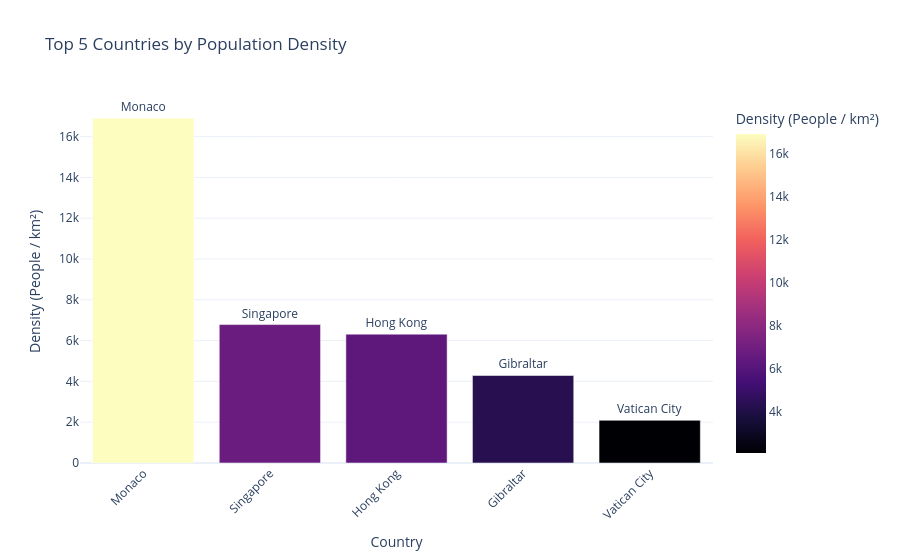

Notebook source saved alongside this figure:
### Code cell
fig = px.bar(
    top_den,
    x='Country',
    y='Population_density',
    text='Capital',
    color='Population_density',
    color_continuous_scale='Magma', # تدرج لوني ممتاز للكثافة
    title='Top 5 Countries by Population Density',
    labels={'Population_density': 'Density (People / km²)', 'Country': 'Country'}
)

fig.update_traces(texttemplate='%{text}', textposition='outside')
fig.update_layout(xaxis_tickangle=-45, template='plotly_white')
fig.show()

### Figure 1 — Plotly figure (JSON) as saved in the notebook; plotly's stock layout.template omitted (floating-point values rounded to 4 significant figures)
{"data": [{"hovertemplate": "Country=%{x}<br>Density (People / km²)=%{marker.color}<br>Capital=%{text}<extra></extra>", "legendgroup": "", "marker": {"color": [16910.0, 6787.0, 6317.0, 4290.0, 2093.0], "coloraxis": "coloraxis", "pattern": {"shape": ""}}, "name": "", "orientation": "v", "showlegend": false, "text": ["Monaco", "Singapore", "Hong Kong", "Gibraltar", "Vatican City"], "textposition": "outside", "texttemplate": "%{text}", "type": "bar", "x": ["Monaco", "Singapore", "Hong Kong", "Gibraltar", "Vatican City"], "xaxis": "x", "y": [16910.0, 6787.0, 6317.0, 4290.0, 2093.0], "yaxis": "y"}], "layout": {"barmode": "relative", "coloraxis": {"autocolorscale": false, "colorbar": {"title": {"text": "Density (People / km²)"}}, "colorscale": [[0, "#000004"], [0.1111, "#180f3d"], [0.2222, "#440f76"], [0.3333, "#721f81"], [0.4444, "#9e2f7f"], [0.5556, "#cd4071"], [0.6667, "#f1605d"], [0.7778, "#fd9668"], [0.8889, "#feca8d"], [1, "#fcfdbf"]]}, "legend": {"tracegroupgap": 0}, "title": {"text": "Top 5 Countries by Population Density"}, "xaxis": {"anchor": "y", "domain": [0, 1], "tickangle": -45, "title": {"text": "Country"}}, "yaxis": {"anchor": "x", "domain": [0, 1], "title": {"text": "Density (People / km²)"}}}}
